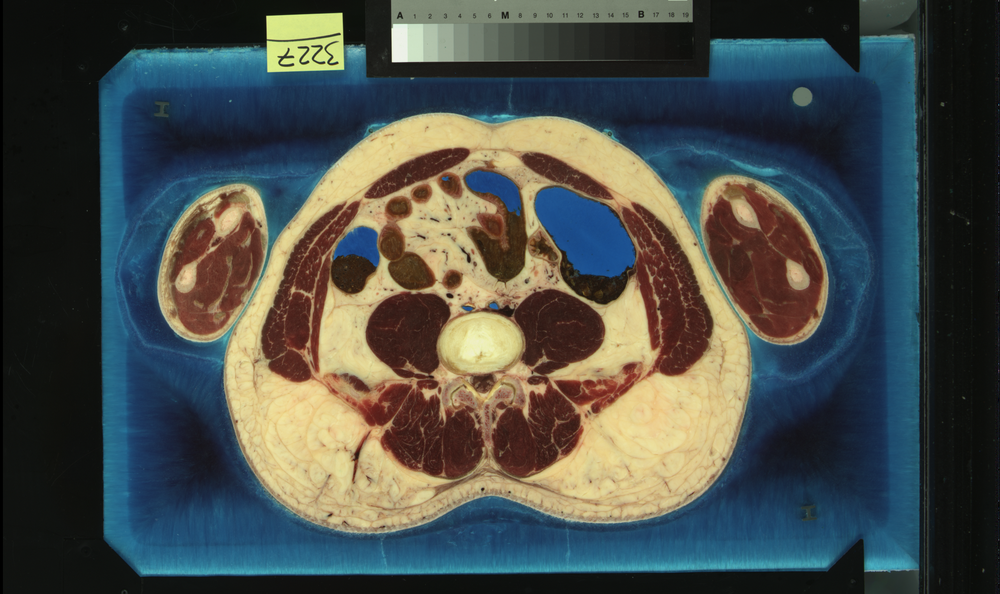
#> input picture histogram_matching.png, 1000 x 594 px, shrunk from 2048 x 1216 before the run
$ python histogram_matching.py
#> lines starting #> are read from the running program, lines starting #| are printed output that depends on the picture
# histogram_matching.py
from PIL import Image
import numpy as np

source_path = "histogram_matching.png"
reference_path = "histogram_matching_ref.png"
output_path = "histogram_matching_output.png"

# Load both images as grayscale
source_img = Image.open(source_path).convert("L")
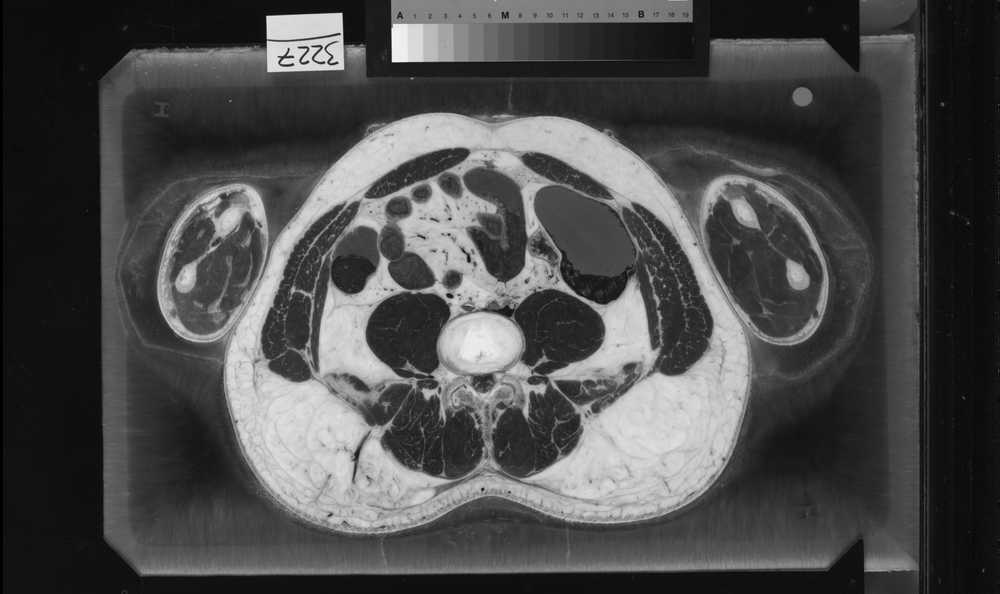
#> source_img: PIL image 1000x594 L; min 0, max 250, mean 75.9
reference_img = Image.open(reference_path).convert("L")
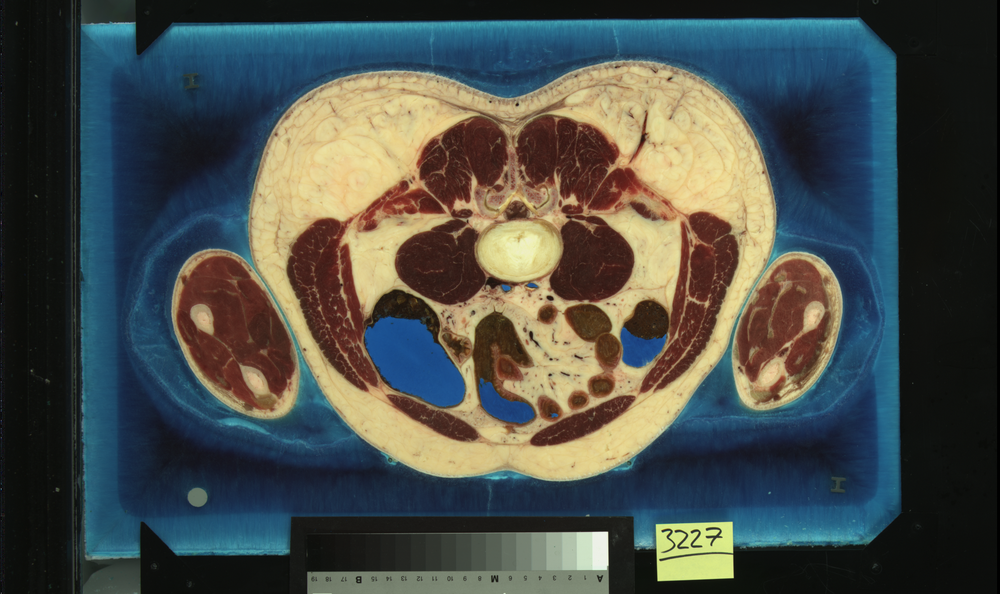
#> input picture histogram_matching_ref.png, 1000 x 594 px, shrunk from 2048 x 1216 before the run
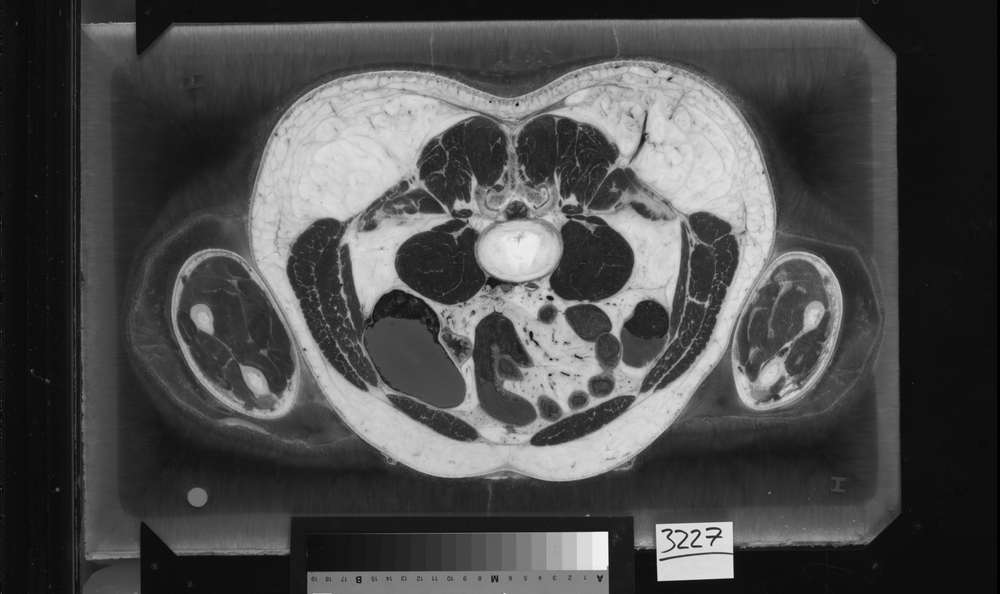
#> reference_img: PIL image 1000x594 L; min 0, max 250, mean 75.9

source = np.array(source_img, dtype=np.float32)
reference = np.array(reference_img, dtype=np.float32)

height_s, width_s = source.shape
#> height_s = 594; width_s = 1000
height_r, width_r = reference.shape
#> height_r = 594; width_r = 1000
total_source = height_s * width_s
#> total_source = 594000
total_ref = height_r * width_r
#> total_ref = 594000

# Compute histogram and CDF for source image
hist_s = np.zeros(256, dtype=np.float32)
for i in range(height_s):
    for j in range(width_s):
        hist_s[int(source[i, j])] += 1

cdf_s = np.zeros(256, dtype=np.float32)
cdf_s[0] = hist_s[0]
for k in range(1, 256):
    cdf_s[k] = cdf_s[k-1] + hist_s[k]
#> after the loop, cdf_s = 256 values from 1188 to 594000

# Compute histogram and CDF for reference image
hist_r = np.zeros(256, dtype=np.float32)
for i in range(height_r):
    for j in range(width_r):
        hist_r[int(reference[i, j])] += 1

cdf_r = np.zeros(256, dtype=np.float32)
cdf_r[0] = hist_r[0]
for k in range(1, 256):
    cdf_r[k] = cdf_r[k-1] + hist_r[k]
#> after the loop, cdf_r = 256 values from 1188 to 594000

# Build mapping: for each source intensity s, find r such that
# CDF_ref(r)/N_ref >= CDF_source(s)/N_source
mapping = np.zeros(256, dtype=np.float32)
r = 0
for s in range(256):
    target = cdf_s[s] / total_source
    while r < 255 and cdf_r[r] / total_ref < target:
        r += 1
    mapping[s] = r
#> after the loop, mapping = 256 values from 0 to 250

# Apply mapping
matched = np.zeros((height_s, width_s), dtype=np.float32)
for i in range(height_s):
    for j in range(width_s):
        matched[i, j] = mapping[int(source[i, j])]

# Save result
result = Image.fromarray(matched.astype(np.uint8))
result.save(output_path)
print(f"Histogram matched image saved to: {output_path}")
